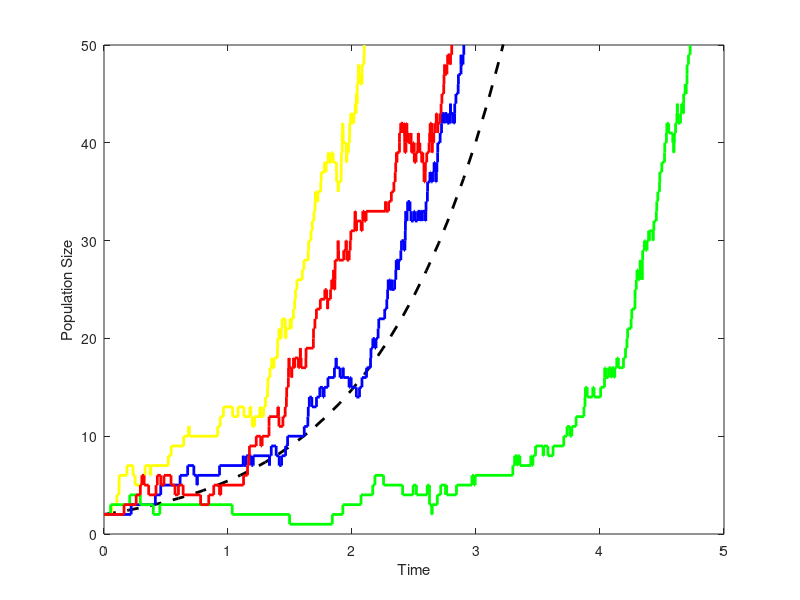

This figure's MATLAB source:
% Birth and Death Process
clear all
n0=2; b=2; d=1; % Initial value and parameters
t=[0:.1:5];
y=n0*exp((b-d).*t);% Deterministic solution
plot(t,y,'k--','Linewidth',2);
axis([0,5,0,50]);
hold on
for k=1:4 % Four Sample Paths, Gillespie algorithm
    clear t x
    t(1)=0; x(1)=n0;
    j=1;
    while x(j)>0 & x(j)<50 % Stop hits zero or reaches size=50
        u1=rand; u2=rand; % Two uniform random numbers
        t(j+1)=-log(u1)/(b*x(j)+d*x(j))+t(j); %Time to next event
        if u2<b/(b+d)
            x(j+1)=x(j)+1; % Birth
        else
            x(j+1)=x(j)-1; % Death
        end
        j=j+1;
    end
    if k==1
        stairs(t,x,'y-','Linewidth',2);
    end
    if k==2
        stairs(t,x,'b-','Linewidth',2);
    end
    if k==3
        stairs(t,x,'g-','Linewidth',2);
    end
        if k==4
        stairs(t,x,'r-','Linewidth',2);
    end
end
xlabel('Time');
ylabel('Population Size');
hold off